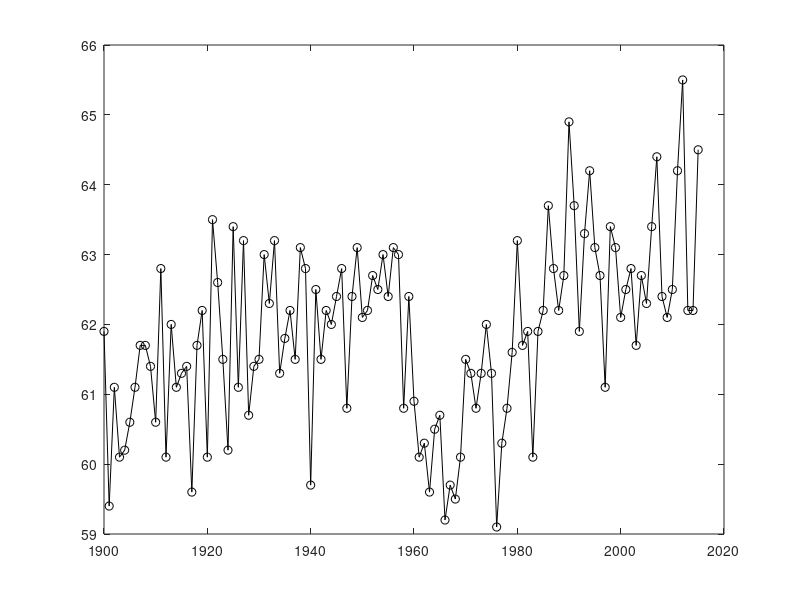

Write MATLAB code to recreate this figure. (Note: this script raises an error after producing the figure.)
%% week5_exercise.m

% safety first, clean up  
close all
clearvars

% time period of analysis
per = [1900 2015];

% load Atlanta data
load AtlantaTemp.mat;
range = find(Year>=per(1)&Year<=per(2));
x = Year(range);
y = Annual(range);
clear Jan Feb Mar Apr May Jun Jul Aug Sep Nov Dec

% plot the data and its linear trend
figure(1);
plot(x,y,'ko-');
[a,b,R2]=regression(x,y);
yest=a*x+b;
hold on;
plot(x,yest,'b--');
hold off;

% Is this trend significant?

% 1. confidence level
CL = .95;

% 2. H0: there is no significant trend from 1900 to 2000 in Atlanta temp
%    H1: there is a significant trend

% 3. We use t-test with two tail test
N = length(x);
r = correlation(y(1:N-1),y(2:N));
Neff = N*(1-r)/(1+r);

% 4. Critical region
tcrit = tinv(.5*(CL+1),Neff-2);

% 5. Evaluate the hypothesis
err = y-yest;
SE2 = sum(err.^2)/(Neff-2)/sum((x-mean(x)).^2);
SE = sqrt(SE2);
tval = a/SE;
